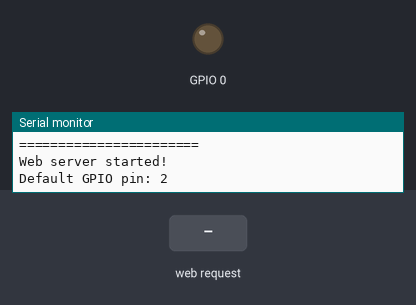
The sketch below on a simulated ESP32. On the bench: output pins drawn as LEDs (lit = HIGH), the last lines printed to the serial monitor. Inputs (shaded band) come from the test bench. WiFi joins after 1.5 s; servers stay silent unless stated.

Above: at 2.7 s.
2.8 s: HTTP request GET /led/on received
4.3 s: HTTP request GET /setpin?pin=1 received
5.8 s: HTTP request GET /setpin?pin=0 received
At 6.5 s:
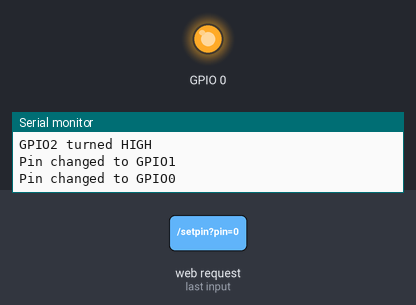
7.3 s: HTTP request GET /led/off received
At 7.6 s:
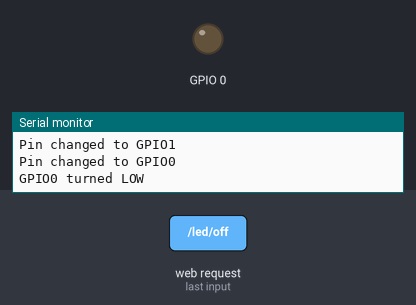
8.8 s: HTTP request GET /led/on?pin=1 received
At 10.0 s:
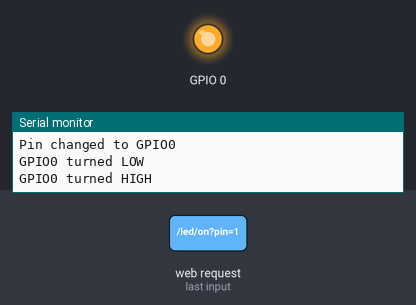
10.3 s: HTTP request GET /led/off?pin=1 received
At 11.1 s:
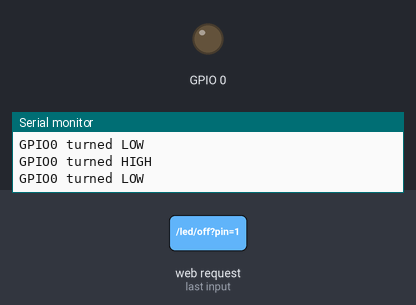
Timing chart, 0 to 12.8 s (numbered marks = the images above; inputs shaded):
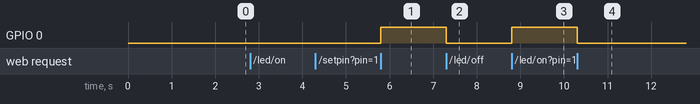

Measured:
- after the input at 5.8 s, GPIO 0: LOW → HIGH at once
- after the input at 7.3 s, GPIO 0: HIGH → LOW at once
- after the input at 8.8 s, GPIO 0: LOW → HIGH at once
- after the input at 10.3 s, GPIO 0: HIGH → LOW at once

The sketch:

sketch_feb8a.ino
```cpp
#include <WiFi.h>
#include <WebServer.h>

// Replace with your WiFi credentials
const char* ssid = "HT_910549";
const char* password = "43919240156286395692";

WebServer server(80);

// Current GPIO pin to control
int currentPin = 2;
bool ledState = false;

void handleRoot() {
  String html = "<!DOCTYPE html><html>";
  html += "<head><meta name='viewport' content='width=device-width, initial-scale=1'>";
  html += "<style>";
  html += "body { font-family: Arial; text-align: center; margin-top: 50px; }";
  html += "button { padding: 20px 40px; font-size: 20px; margin: 10px; cursor: pointer; }";
  html += "input { padding: 10px; font-size: 18px; width: 100px; text-align: center; }";
  html += ".on { background-color: #4CAF50; color: white; border: none; }";
  html += ".off { background-color: #f44336; color: white; border: none; }";
  html += ".set { background-color: #2196F3; color: white; border: none; }";
  html += "</style></head>";
  html += "<body>";
  html += "<h1>ESP32-U GPIO Controller</h1>";
  html += "<p>Current GPIO Pin: <b>" + String(currentPin) + "</b></p>";
  html += "<p>Pin Status: <b>" + String(ledState ? "HIGH" : "LOW") + "</b></p>";
  html += "<hr>";
  html += "<form action='/setpin' method='GET'>";
  html += "<p>Enter GPIO Pin Number: <input type='number' name='pin' value='" + String(currentPin) + "' min='0' max='39'></p>";
  html += "<p><button type='submit' class='set'>Set Pin</button></p>";
  html += "</form>";
  html += "<hr>";
  html += "<p><a href='/led/on'><button class='on'>Turn HIGH</button></a></p>";
  html += "<p><a href='/led/off'><button class='off'>Turn LOW</button></a></p>";
  html += "<p><a href='/'><button>Refresh</button></a></p>";
  html += "</body></html>";

  server.send(200, "text/html", html);
}

void handleSetPin() {
  if (server.hasArg("pin")) {
    int newPin = server.arg("pin").toInt();

    // Valid GPIO pins for ESP32: 0-39 (but avoid some reserved pins)
    if (newPin >= 0 && newPin <= 39) {
      // Reset old pin to input
      pinMode(currentPin, INPUT);

      // Set new pin
      currentPin = newPin;
      pinMode(currentPin, OUTPUT);
      digitalWrite(currentPin, ledState ? HIGH : LOW);

      Serial.print("Pin changed to GPIO");
      Serial.println(currentPin);
    }
  }

  // Redirect back to main page
  server.sendHeader("Location", "/");
  server.send(303);
}

void handleLedOn() {
  ledState = true;
  digitalWrite(currentPin, HIGH);
  Serial.print("GPIO");
  Serial.print(currentPin);
  Serial.println(" turned HIGH");

  // Redirect back to main page
  server.sendHeader("Location", "/");
  server.send(303);
}

void handleLedOff() {
  ledState = false;
  digitalWrite(currentPin, LOW);
  Serial.print("GPIO");
  Serial.print(currentPin);
  Serial.println(" turned LOW");

  // Redirect back to main page
  server.sendHeader("Location", "/");
  server.send(303);
}

void handleNotFound() {
  server.send(404, "text/plain", "404: Not Found");
}

void setup() {
  Serial.begin(115200);
  pinMode(currentPin, OUTPUT);
  digitalWrite(currentPin, LOW);

  Serial.println("\n\nESP32-U GPIO Controller");
  Serial.println("=======================");

  // Connect to WiFi
  Serial.print("Connecting to WiFi: ");
  Serial.println(ssid);

  WiFi.begin(ssid, password);

  while (WiFi.status() != WL_CONNECTED) {
    delay(500);
    Serial.print(".");
  }

  Serial.println("\n\nWiFi Connected!");
  Serial.print("IP Address: ");
  Serial.println(WiFi.localIP());
  Serial.print("Open in browser: http://");
  Serial.println(WiFi.localIP());
  Serial.println("=======================\n");

  // Setup web server routes
  server.on("/", handleRoot);
  server.on("/setpin", handleSetPin);
  server.on("/led/on", handleLedOn);
  server.on("/led/off", handleLedOff);
  server.onNotFound(handleNotFound);

  // Start server
  server.begin();
  Serial.println("Web server started!");
  Serial.print("Default GPIO pin: ");
  Serial.println(currentPin);
}

void loop() {
  server.handleClient();
}
```
